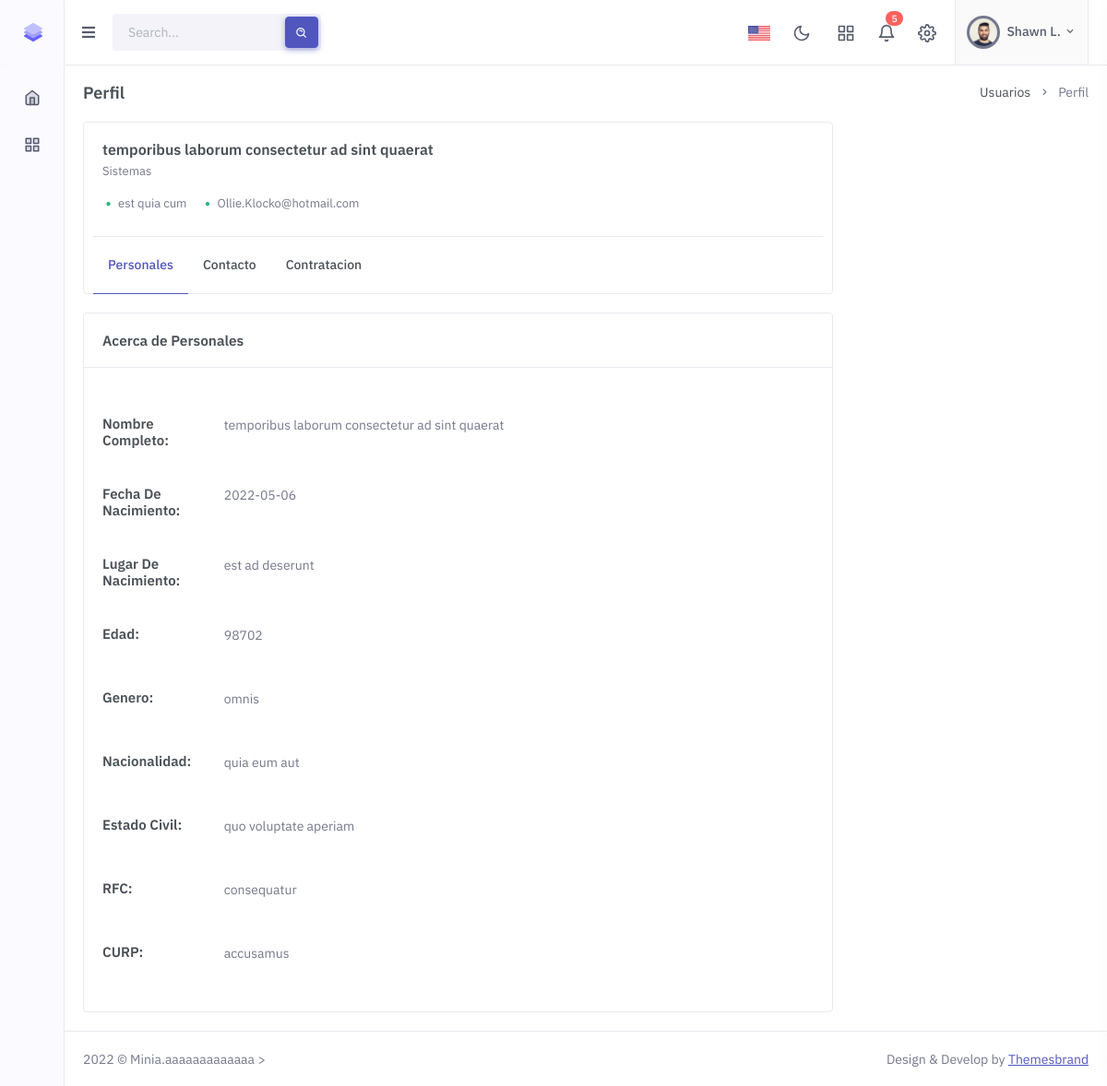
The app's page /views/usuarios/showUser.php?id=1, older data.
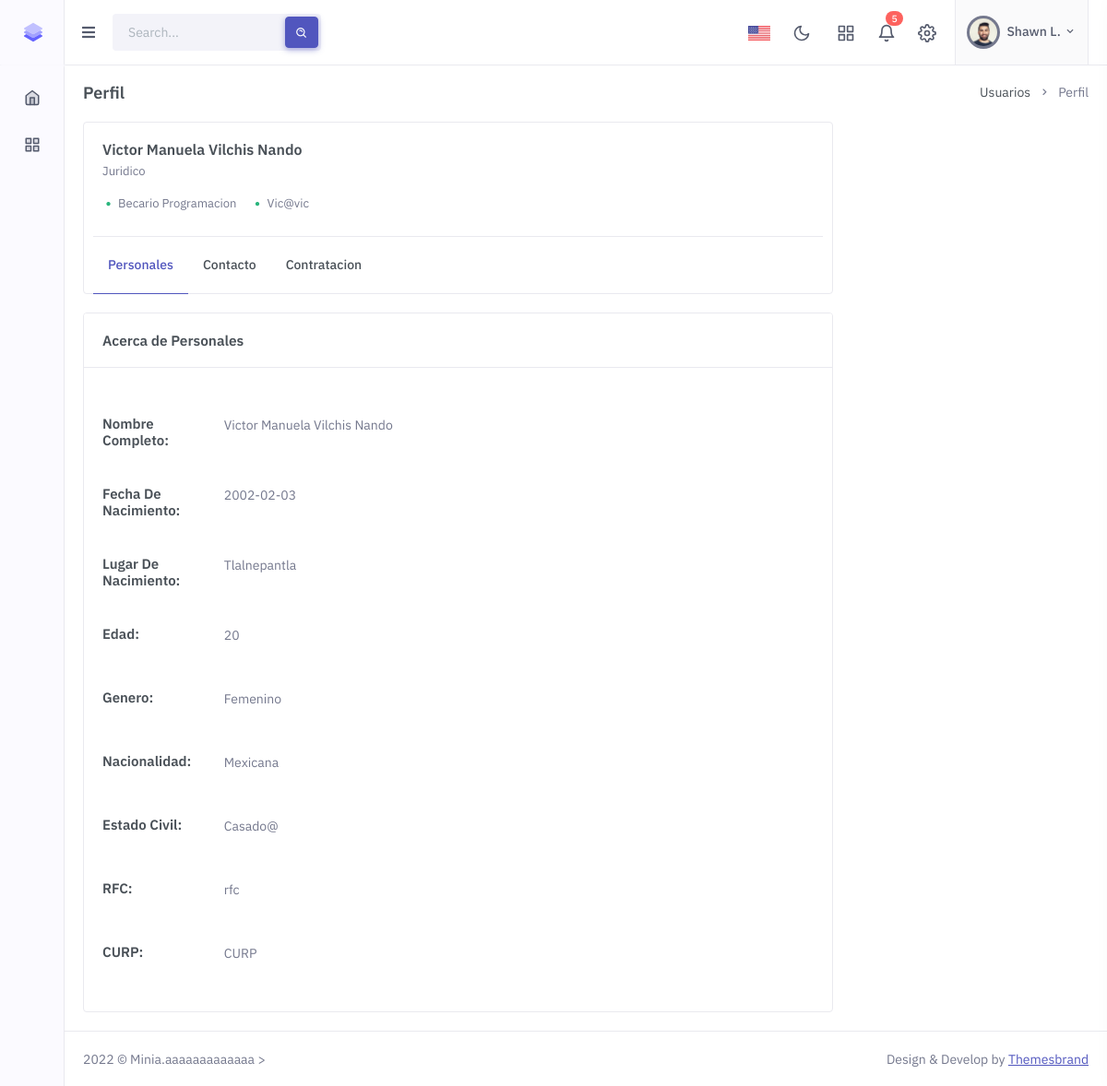
The same page, newer data.
### tables this page shows
CREATE TABLE `usuarios` (
  `id` int(10) NOT NULL AUTO_INCREMENT,
  `nombre` varchar(50) NOT NULL,
  `apellido` varchar(50) NOT NULL,
  `fechaNacimiento` date NOT NULL,
  `lugarNacimiento` varchar(50) NOT NULL,
  `edad` int(5) NOT NULL,
  `genero` varchar(15) NOT NULL,
  `nacionalidad` varchar(50) NOT NULL,
  `estadoCivil` varchar(30) NOT NULL,
  `rfc` varchar(20) NOT NULL,
  `curp` varchar(20) NOT NULL,
  `numeroCartilla` int(25) NOT NULL,
  `numeroTelefonico` varchar(30) NOT NULL,
  `correo` varchar(40) NOT NULL,
  `direccion` varchar(60) NOT NULL,
  `municipio` varchar(50) NOT NULL,
  `codigoPostal` int(20) NOT NULL,
  `empresa` varchar(40) NOT NULL,
  `nss` int(20) NOT NULL,
  `nomina` varchar(10) NOT NULL,
  `departamento` int(3) NOT NULL,
  `puesto` varchar(30) NOT NULL,
  `fechaContratacion` date NOT NULL,
  `status` tinyint(1) DEFAULT 1,
  `created_at` timestamp NOT NULL DEFAULT current_timestamp(),
  `update_at` timestamp NOT NULL DEFAULT current_timestamp() ON UPDATE current_timestamp(),
  PRIMARY KEY (`id`),
  UNIQUE KEY `nomina` (`nomina`)
);

### Config/conexion/conexion.php (called while the page is built, shortened)
<?php
    class db{
        private $host = HOST;
        private $database = DATABASE;
        private $user = USER;
        private $password = PASSWORD;
            public function conexion(){
            try {
                $con=new PDO('mysql:host='.$this->host.';dbname='.$this->database, $this->user, $this->password);
                return $con;
            }
            catch(PDOException $e) {
               echo ("No Fue Posible Conectar A La Base De Datos");
            }
        }
    }
?>

### App/controllers/usersController.php (called while the page is built, shortened)
<!-- <?php
class UsersController{
    private $MODEL;
    public function __construct(){
        require_once (MODELS_PATH."usersModel.php");
        $this->MODEL = new UsersModel();
    }
     public function showUser($id){
         return $this->MODEL->show($id);
    }
    public function depas()
    {
        return $this->MODEL->DataDepartamento();
    }
}
?> -->

### App/models/usersModel.php (called while the page is built, shortened)
<?php
    class UsersModel{
        private $PDO;
        public function __construct(){
            require_once (CONEXION_PATH."conexion.php");
            $con = new db();
            $this->PDO=$con->conexion();
        }
         public function show($id){
           $mostrar=$this->PDO->prepare("SELECT * FROM usuarios WHERE id=:id LIMIT 1");
           $mostrar->bindParam(':id',$id);
          $mostrar->execute();
         return $mostrar->fetch();
          }
       public function DataDepartamento()
       {
        $innner=$this->PDO->prepare("SELECT idDepartamento,nombreDepartamento  FROM departamentos;");
        $innner->execute();
        return $innner->fetchAll();
       }
    }
?>

### Public/views/usuarios/showUser.php (the view, shortened to what the rows shown need)
<!doctype html>
    <html lang="en">
    <?php
require_once (CONTROLLERS_PATH."usersController.php");
include_once (LAYOUT_PATH."head2.php");
$obj= new UsersController();
$user=$obj-> showUser($_GET['id']);
$depas = $obj->depas();
$array = array();
$array[0] = '';
foreach($depas as $index => $value)
{
    $array[] = $value[1];
}
?>
    <body>
    <div class="main-content">
<div class="page-content">
    <div class="container-fluid">
        <div class="row">
            <div class="col-xl-9 col-lg-8">
                <div class="card">
                    <div class="card-body">
                        <div class="row">
                            <div class="col-sm order-2 order-sm-1">
                                <div class="d-flex align-items-start mt-3 mt-sm-0">
                                    <div class="flex-grow-1">
                                        <div>
                                            <h5 class="font-size-16 mb-1"><?= $user['nombre'].' ' .$user['apellido']?></h5>
                                            <p class="text-muted font-size-13"><?php echo $array[$user['departamento']];?></p>
                                            <div class="d-flex flex-wrap align-items-start gap-2 gap-lg-3 text-muted font-size-13">
                                                <div><i class="mdi mdi-circle-medium me-1 text-success align-middle"></i><?= $user['puesto']?></div>
                                                <div><i class="mdi mdi-circle-medium me-1 text-success align-middle"></i><?= $user['correo']?></div>
                                            </div>
                                        </div>
                                    </div>
                                </div>
                            </div>
                        </div>
                    </div>
                </div>
                <div class="tab-content">
                    <div class="tab-pane active" id="overview" role="tabpanel">
                        <div class="card">
                            <div class="card-body">
                                <div>
                                    <div class="py-3">
                                        <div class="row">
                                            <div class="col-xl">
                                                <div class="text-muted">
                                                    <p> <?= $user['nombre'].' '.$user['apellido'] ?></p>
                                                </div>
                                            </div>
                                        </div>
                                    </div>
                                    <div class="py-3">
                                        <div class="row">
                                            <div class="col-xl">
                                                <div class="text-muted">
                                                    <p> <?= $user['fechaNacimiento'] ?></p>
                                                </div>
                                            </div>
                                        </div>
                                    </div>
                                    <div class="py-3">
                                        <div class="row">
                                            <div class="col-xl">
                                                <div class="text-muted">
                                                    <p> <?= $user['lugarNacimiento'] ?></p>
                                                </div>
                                            </div>
                                        </div>
                                    </div>
                                    <div class="py-3">
                                        <div class="row">
                                            <div class="col-xl">
                                                <div class="text-muted">
                                                    <p> <?= $user['edad'] ?></p>
                                                </div>
                                            </div>
                                        </div>
                                    </div>
                                    <div class="py-3">
                                        <div class="row">
                                            <div class="col-xl">
                                                <div class="text-muted">
                                                    <p> <?= $user['genero'] ?></p>
                                                </div>
                                            </div>
                                        </div>
                                    </div>
                                    <div class="py-3">
                                        <div class="row">
                                            <div class="col-xl">
                                                <div class="text-muted">
                                                    <p> <?= $user['nacionalidad'] ?></p>
                                                </div>
                                            </div>
                                        </div>
                                    </div>
                                    <div class="py-3">
                                        <div class="row">
                                            <div class="col-xl">
                                                <div class="text-muted">
                                                    <p> <?= $user['estadoCivil'] ?></p>
                                                </div>
                                            </div>
                                        </div>
                                    </div>
                                    <div class="py-3">
                                        <div class="row">
                                            <div class="col-xl">
                                                <div class="text-muted">
                                                    <p> <?= $user['rfc'] ?></p>
                                                </div>
                                            </div>
                                        </div>
                                    </div>
                                    <div class="py-3">
                                        <div class="row">
                                            <div class="col-xl">
                                                <div class="text-muted">
                                                    <p> <?= $user['curp'] ?></p>
                                                </div>
                                            </div>
                                        </div>
                                    </div>
                                </div>
                            </div>
                        </div>
                    </div>
                </div>
</div>
</div>
                                </div>
        <?php   include_once (LAYOUT_PATH."footer2.php")  ?>
        </body>
    </html>

Row changes from the older to the newer data that the page shows:
changed usuarios: nombre "temporibus laborum consectetur" → "Victor Manuela"; apellido "ad sint quaerat" → "Vilchis Nando"; departamento "Sistemas" → "Juridico"; puesto "est quia cum" → "Becario Programacion"; correo "Ollie.Klocko@hotmail.com" → "Vic@vic"; fechaNacimiento "2022-05-06" → "2002-02-03"; lugarNacimiento "est ad deserunt" → "Tlalnepantla"; edad "98702" → "20"; genero "omnis" → "Femenino"; nacionalidad "quia eum aut" → "Mexicana"; estadoCivil "quo voluptate aperiam" → "Casado@"; rfc "consequatur" → "rfc"; curp "accusamus" → "CURP"
